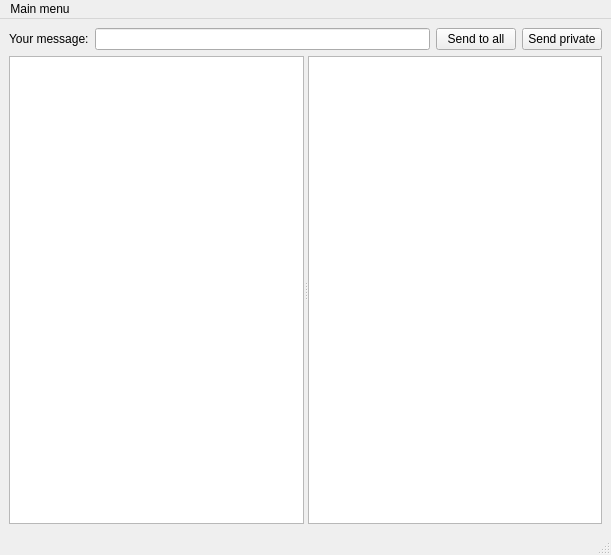
<?xml version="1.0" encoding="UTF-8"?>
<ui version="4.0">
 <class>MainWindow</class>
 <widget class="QMainWindow" name="MainWindow">
  <property name="geometry">
   <rect>
    <x>0</x>
    <y>0</y>
    <width>611</width>
    <height>555</height>
   </rect>
  </property>
  <property name="windowTitle">
   <string>MainWindow</string>
  </property>
  <widget class="QWidget" name="centralwidget">
   <layout class="QVBoxLayout" name="verticalLayout" stretch="0,1">
    <item>
     <layout class="QHBoxLayout" name="horizontalLayout">
      <item>
       <widget class="QLabel" name="label">
        <property name="text">
         <string>Your message:</string>
        </property>
       </widget>
      </item>
      <item>
       <widget class="QLineEdit" name="messengeLineEdit"/>
      </item>
      <item>
       <widget class="QPushButton" name="sendMessageButton">
        <property name="text">
         <string>Send to all</string>
        </property>
       </widget>
      </item>
      <item>
       <widget class="QPushButton" name="privateMessageSendButton">
        <property name="text">
         <string>Send private</string>
        </property>
       </widget>
      </item>
     </layout>
    </item>
    <item>
     <widget class="QSplitter" name="splitter">
      <property name="orientation">
       <enum>Qt::Orientation::Horizontal</enum>
      </property>
      <widget class="QTextBrowser" name="commonChatBrowser"/>
      <widget class="QTextBrowser" name="privateChatBrowser"/>
     </widget>
    </item>
   </layout>
  </widget>
  <widget class="QMenuBar" name="menubar">
   <property name="geometry">
    <rect>
     <x>0</x>
     <y>0</y>
     <width>611</width>
     <height>26</height>
    </rect>
   </property>
   <widget class="QMenu" name="menuMain_menu">
    <property name="title">
     <string>Main menu</string>
    </property>
    <addaction name="actionOpen_another_client"/>
    <addaction name="separator"/>
    <addaction name="actionCloseClient"/>
   </widget>
   <addaction name="menuMain_menu"/>
  </widget>
  <widget class="QStatusBar" name="statusbar"/>
  <action name="actionOpen_another_client">
   <property name="text">
    <string>Open another client</string>
   </property>
  </action>
  <action name="actionCloseClient">
   <property name="text">
    <string>Close this client</string>
   </property>
  </action>
 </widget>
 <resources/>
 <connections/>
</ui>
